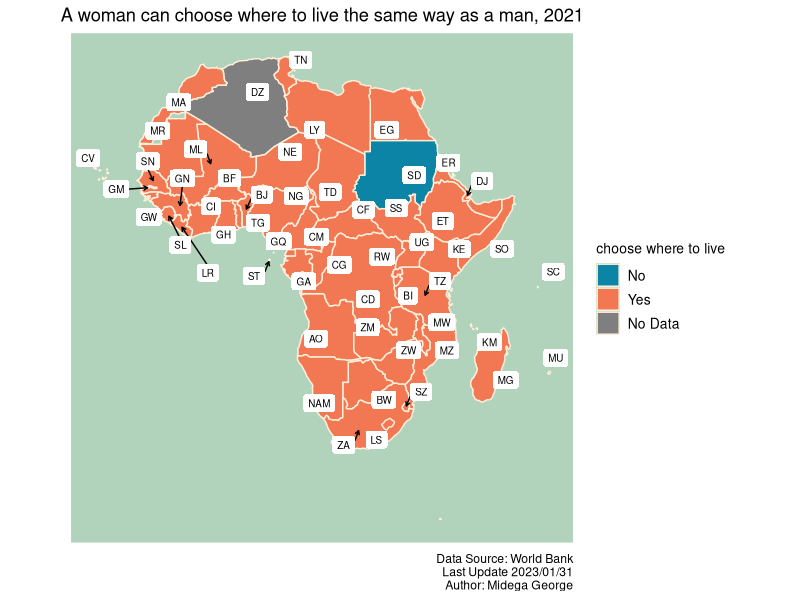
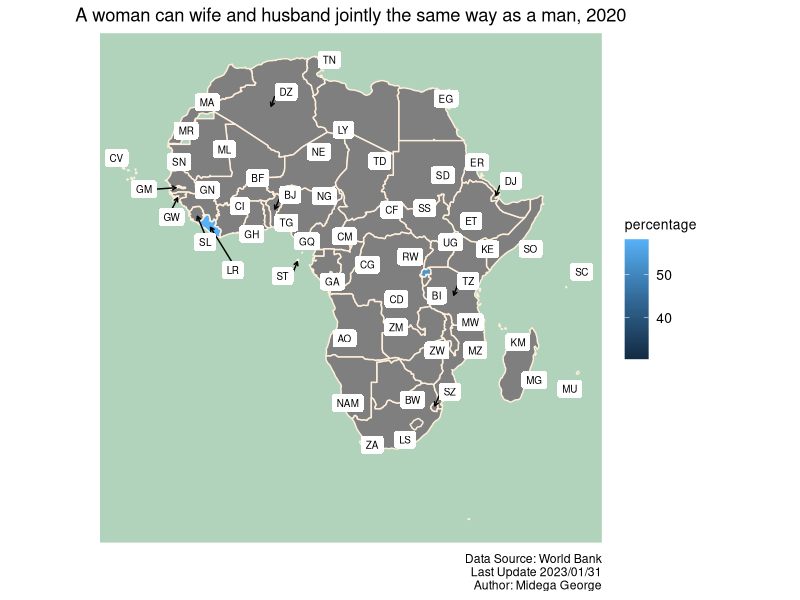

These figures' R source, in order:
## ---- chunk 1
library(tidyverse, quietly=TRUE)
library(scales)


raw_data <- read.csv("yearly_progression.csv")[, -c(4)]
clean_1 <- raw_data %>%
  pivot_longer(cols=contains("..YR", ignore.case=FALSE), names_to="year", 
               values_to="values") %>%
  rename(region=Country.Name, `region code`=Country.Code, 
         variables=Series.Name)%>%
  pivot_wider(., names_from=variables, values_from=values) %>%
  mutate(year=str_sub(year, 2, 5))%>%
  mutate_at(c('year'), as.numeric)

equality1 <- clean_1[, 1:17]
health1 <- clean_1[, c(1:3, 18, 19, 22, 21, 20)]
visits1 <- clean_1[, c(1:3, 23:26, 32)]
purchases1 <- clean_1[, c(1:3, 27:31)]
participation1 <- clean_1[, c(1:3, 35, 36, 34, 37, 39, 40, 38)]
## ---- chunk 2
recode.equality <- c("region", "region code", "year",  "apply for passport",
                     "be head of household", "choose where to live",
                     "get a job", "obtain a judgment of divorce",
                     "open a bank account", "register a business",
                     "sign a contract", "travel outside her home",
                     "travel outside the country", "work at night",
                     "work in job deemed dangerous",
                     "work in an industrial job", "remarry")

colnames(equality1) <- recode.equality
equality1[is.na(equality1)] = 3

equality <- equality1 %>%
  pivot_longer(cols=recode.equality[4:17], names_to="opinion", 
               values_to="response") %>%
  mutate(across(c(response), factor))
## ---- chunk 3
# Selecting only African Continents
continents <- read.csv("africa_clean_coords.csv")
africa_countries <- continents %>%
  filter(Continent == "Africa")

africa_map <- map_data("world", region=africa_countries$Country)


# Filter Data to Plot
all_response <- equality %>%
  filter(year==2021, opinion=="choose where to live")

# Data to Plot
plot_response <- africa_map %>%
  left_join(all_response, by=c("region"))

# Labels to use

country_labels <- africa_countries %>%
  left_join(plot_response, by=c("Country"="region")) %>%
  distinct(Country, .keep_all=TRUE) %>%
  select(-c("long", "lat")) %>%
  rename(lat=latitude, long=longitude)

# Map Plot

ggplot(plot_response, aes(x=long, y=lat, group=group))+
  coord_fixed(1)+
  geom_polygon(aes(fill=response), color="#ffefdb")+
  scale_fill_manual(values=c("#0b84a5", "#f17853", "#ffb600"), 
                    labels=(c("No", "Yes", "No Data")), 
                    name=unique(all_response$opinion)) +
  labs(title=paste0("A woman can ", {unique(all_response$opinion)}, 
                    " the same way as a man, ", {unique(all_response$year)}), 
       caption=paste0("Data Source: World Bank\n", "Last Update 2023/01/31\n", 
                      "Author: Midega George")) +
  ggrepel::geom_label_repel(aes(label= country_code), data= country_labels, 
                            size=2.5, max.overlaps = 25, label.size=0, 
                            arrow=arrow(length=unit(0.1, 'cm'))) +
  theme(axis.text=element_blank(),
        axis.ticks=element_blank(),
        axis.title=element_blank(),
        rect=element_blank(),
        axis.line = element_blank(),
        panel.border = element_blank(),
        panel.grid = element_blank(),
        panel.background = element_rect(fill = "#b1d3bc"),
        plot.title = element_text(hjust = 0.5),
        legend.position="right", legend.title=element_text(size=10), 
        legend.text=element_text(size=10))

#ggsave("plots/live.png", bg="white", width=8)
## ---- chunk 4
"Percentage of women participating in decisions regarding "
recode.participation <- c("region", "region code", "year", 
                          "what food to cook daily", 
                          "daily purchases",
                          "visits to family, relative, and friends",
                          "major household purchases", 
                          "their own health care", 
                          "all the three decisions", 
                          "none of the three decisions")

colnames(participation1) <- recode.participation

participation <- participation1 %>%
  pivot_longer(cols=recode.participation[4:10], names_to="decisions", 
               values_to="percentage")

participation %>%
  filter(year==1990, decisions=="what food to cook daily")
## ---- chunk 5
"Decision maker about a woman's own health care: "
recode.health <- c("region", "region code", "year", "mainly husband", 
                   "mainly wife", "wife and husband jointly", "someone else", 
                   "other")
                           
colnames(health1) <- recode.health

health <- health1 %>%
  pivot_longer(cols=recode.health[4:8], names_to="decisions", 
               values_to="percentage")

all_decisions <- health %>%
  filter(year==2020, decisions=="wife and husband jointly")


# Data to Plot
plot_decisions <- africa_map %>%
  left_join(all_decisions, by=c("region"))

# Labels to use

country_labels <- africa_countries %>%
  left_join(plot_decisions, by=c("Country"="region")) %>%
  distinct(Country, .keep_all=TRUE) %>%
  select(-c("long", "lat")) %>%
  rename(lat=latitude, long=longitude)

# Map Plot

ggplot(plot_decisions, aes(x=long, y=lat, group=group))+
  coord_fixed(1)+
  geom_polygon(aes(fill=percentage), color="#ffefdb")+
  #scale_fill_manual(values=c("#0b84a5", "#f17853", "#ffb600"), 
  #                  labels=(c("No", "Yes", "No Data")), 
  #                  name=unique(all_response$opinion)) +
  labs(title=paste0("A woman can ", {unique(all_decisions$decisions)}, 
                    " the same way as a man, ", {unique(all_decisions$year)}), 
       caption=paste0("Data Source: World Bank\n", "Last Update 2023/01/31\n", 
                      "Author: Midega George")) +
  ggrepel::geom_label_repel(aes(label= country_code), data= country_labels, 
                            size=2.5, max.overlaps = 25, label.size=0, 
                            arrow=arrow(length=unit(0.1, 'cm'))) +
  theme(axis.text=element_blank(),
        axis.ticks=element_blank(),
        axis.title=element_blank(),
        rect=element_blank(),
        axis.line = element_blank(),
        panel.border = element_blank(),
        panel.grid = element_blank(),
        panel.background = element_rect(fill = "#b1d3bc"),
        plot.title = element_text(hjust = 0.5),
        legend.position="right", legend.title=element_text(size=10), 
        legend.text=element_text(size=10))

